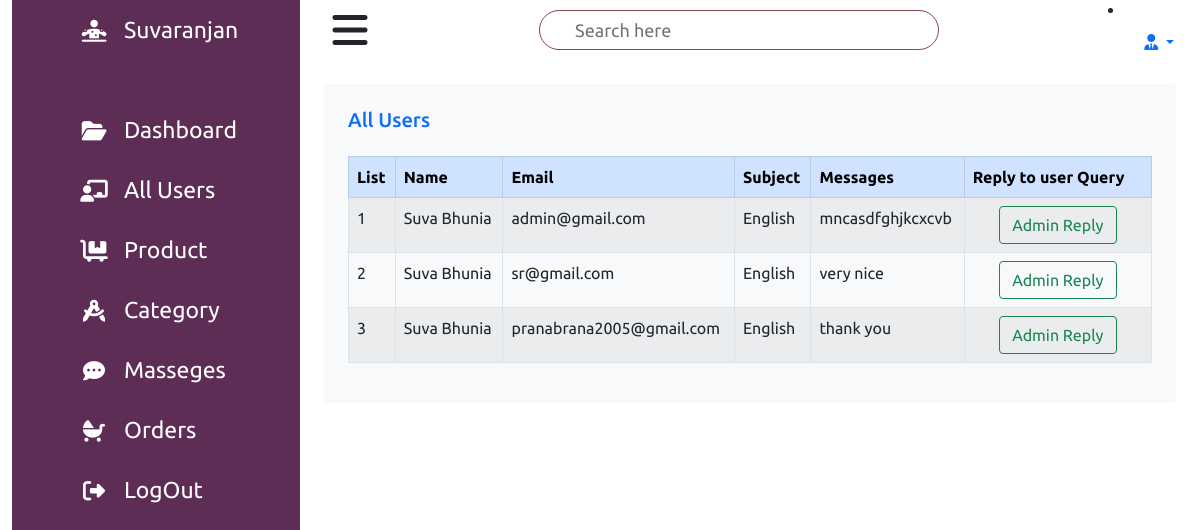
The app's page /Admin/messages.php with its own data.
### tables this page shows
CREATE TABLE `messages` (
  `id` int(11) NOT NULL,
  `name` varchar(200) NOT NULL,
  `email` varchar(200) NOT NULL,
  `subject` varchar(200) NOT NULL,
  `message` text NOT NULL,
  `admin_reply` varchar(500) NOT NULL
);

### Admin/admin_function.php (called while the page is built, shortened)
<?php
include('../db_connection.php');
function getAllMessages(){
	global $conn;
	 $sql = "SELECT * FROM `messages`";
     $query = mysqli_query($conn, $sql);
     if (mysqli_num_rows($query) > 0) {
     	$data=mysqli_fetch_all($query,MYSQLI_ASSOC);
     	return $data;
     }else{
     	return false;
     }
}
?>

### Admin/messages.php (the view, shortened to what this page needs)
<?php
include('admin_function.php');
include('navber.php');
?>
<div class="container-fluid pt-4 px-4">
    <div class="row g-4">
        <div class="col-12">
            <div class="bg-light rounded h-100 p-4">
                <h4 class="mb-4 text-primary fs-5 fw-5">All Users</h4>
                <div class="table-responsive">
                    <table class="table table-bordered table-striped table-hover w-100" id="example">
                        <thead>
                            <tr class="table-primary">
                                <th>List</th>
                                <th>Name</th>
                                <th>Email</th>
                                <th>Subject</th>
                                <th>Messages</th>
                                <th>Reply to user Query</th>
                            </tr>
                        </thead>
                        <tbody>
                            <?php
                           $alldata= getAllMessages();
                           if(isset($alldata)){
                                foreach ($alldata as $key => $data) {
                            ?>
                                    <tr>
                                        <td><?php echo ($key+1); ?></td>
                                        <td><?php echo $data['name']; ?></td>
                                        <td><?php echo $data['email']; ?></td>
                                        <td><?php echo $data['subject']; ?></td>
                                        <td><?php echo $data['message']; ?></td>
                                        <td>
                                        <a href="admin_reply.php?uid=<?php echo $data['id']; ?>">
                                           <div class="container text-center ">
                                                <button type="button" class="btn btn-outline-success">
                                                <i class="bi bi-reply"></i> Admin Reply
                                                </button>
                                            </div></a>
                                        </td>
                                    </tr>
                            <?php
                                }
                            } else {
                                echo "<tr><td colspan='4' class='text-center'>No Record Found...</td></tr>";
                            }
                            ?>
                        </tbody>
                    </table>
                </div>
            </div>
        </div>
    </div>
</div>

### Assets/css/dashboard.css (style rules this page uses)
* { font-family: "Ubuntu", sans-serif; margin: 0; padding: 0; box-sizing: border-box; }
:root { --blue: #7ff123; --white: #fff; --gray: #f5f5f5; --black1: #222; --black2: #884646; }
body { min-height: 100vh; overflow-x: hidden; }
.container { position: relative; width: 100%; }

### records on screen
messages: name "Suva Bhunia", email "admin@gmail.com", subject "English", message "mncasdfghjkcxcvb"
messages: name "Suva Bhunia", email "sr@gmail.com", subject "English", message "very nice"
messages: name "Suva Bhunia", email "pranabrana2005@gmail.com", subject "English", message "thank you"
